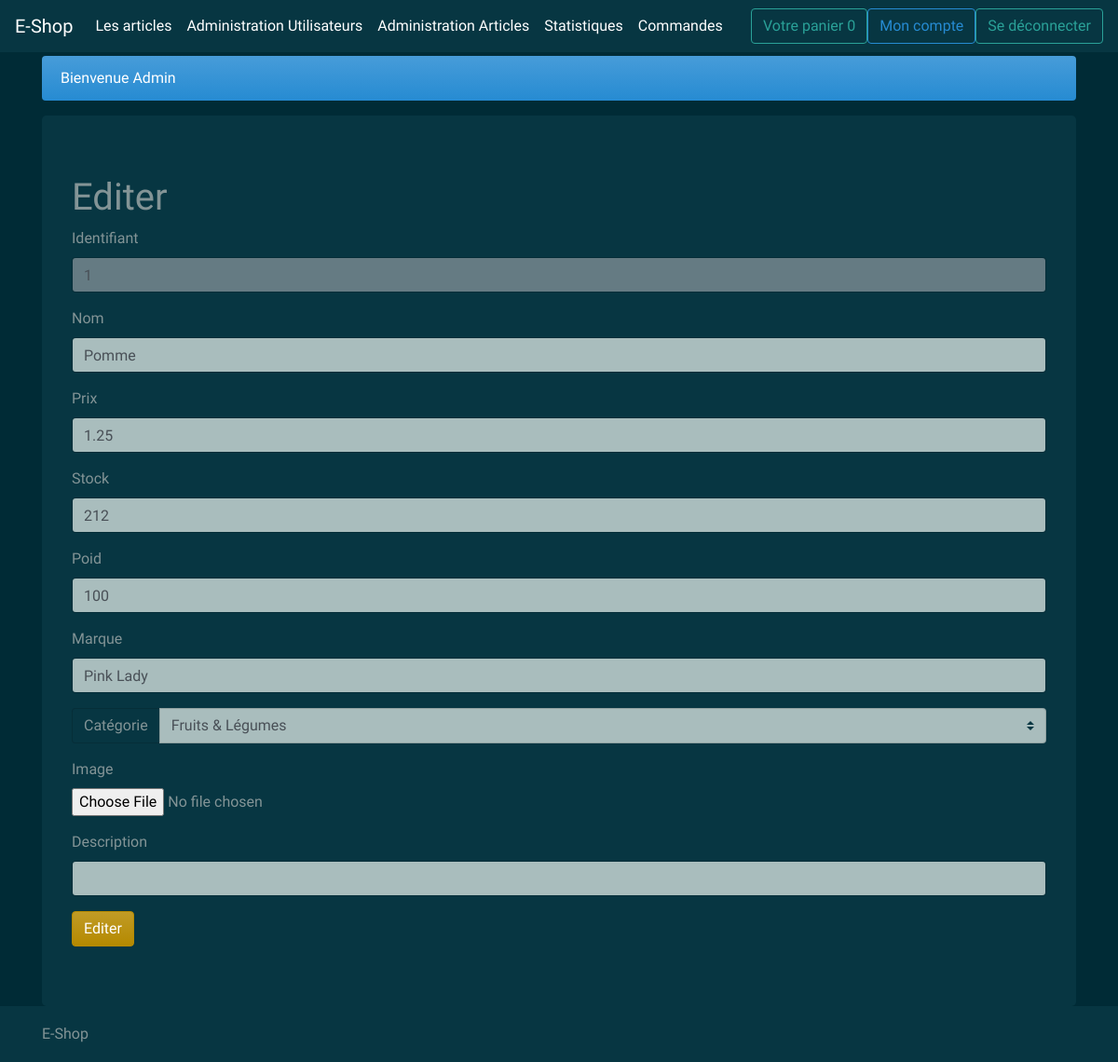
Before: /article/1/edit (signed in) with the older database file.
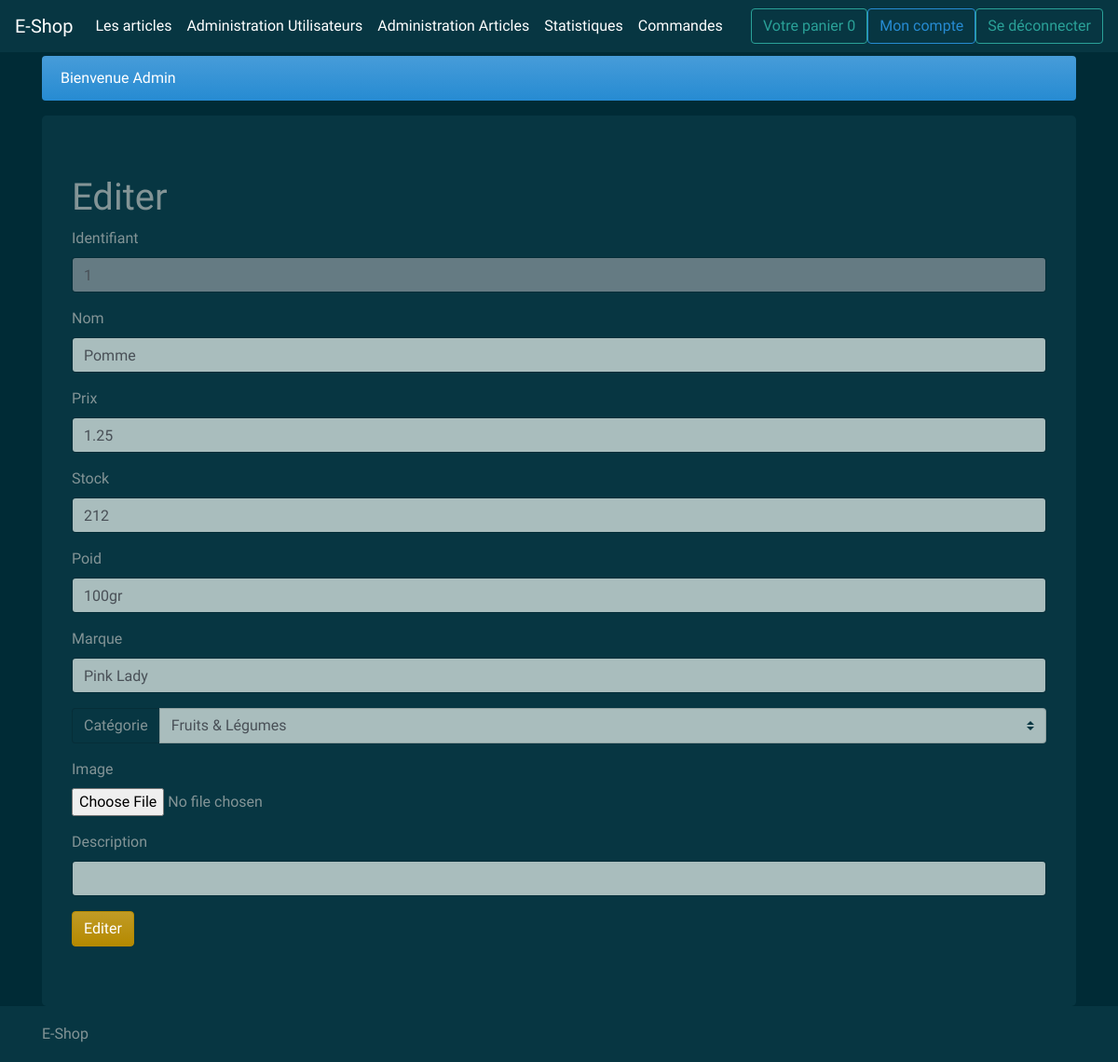
After: the same page with the newer database file.
### tables this page shows
CREATE TABLE `article` (
  `id` int(11) NOT NULL AUTO_INCREMENT,
  `nom` varchar(255) NOT NULL,
  `prix` decimal(9,2) DEFAULT '0.00',
  `stock` int(10) DEFAULT NULL,
  `poid` varchar(10) DEFAULT NULL,
  `marque` varchar(255) DEFAULT NULL,
  `categorieID` int(11) NOT NULL,
  `image` varchar(255) DEFAULT NULL,
  `description` text,
  `actif` tinyint(1) DEFAULT '1',
  PRIMARY KEY (`id`),
  KEY `categorieID` (`categorieID`),
  CONSTRAINT `article_ibfk_1` FOREIGN KEY (`categorieID`) REFERENCES `categorie` (`id`)
);

CREATE TABLE `categorie` (
  `id` int(11) NOT NULL AUTO_INCREMENT,
  `nom` varchar(255) DEFAULT NULL,
  PRIMARY KEY (`id`)
);

### controllers/article_edit.php (called while the page is built, shortened)
<?php
require 'models/articles.php';
require 'models/users.php';
if (empty($_SESSION['id']) || checkUserRole($_SESSION['id']) >= 3) {
    header("Location: " . ROOT_PATH);
    exit();
}
if (REQ_TYPE_ID) {
    $article = getArticleById(REQ_TYPE_ID);
    $article['nom'] = str_replace("_", " ", $article['nom']);
} else {
    header("Location: " . ROOT_PATH . "admin_article");
    exit();
}
$categories = getAllFromCategories();
include 'views/article_edit.php';

### models/db.php (called while the page is built)
<?php
function getDB() {
    try
    {
        $bdd = new PDO('mysql:host=localhost;dbname=superchouette;charset=utf8', ''.BDD_LOGIN.'', ''.BDD_PASS.'', array(PDO::ATTR_ERRMODE => PDO::ERRMODE_EXCEPTION));
        return $bdd;
    }
    catch (Exception $e)
    {
        die('Erreur : ' . $e->getMessage());
    }
}

### models/articles.php (called while the page is built, shortened)
<?php
require_once 'models/db.php';
function getArticleById($id){
    $reponse = getDB()->prepare('SELECT * FROM ARTICLE WHERE id = :id');
    $reponse->execute([':id' => $id]);
    $article = $reponse->fetch();
    return $article;
}
function getAllFromCategories()
{
    $reponse = getDB()->query('SELECT * FROM CATEGORIE');
    $categories = $reponse->fetchAll();
    return $categories;
}
?>

### models/users.php (called while the page is built, shortened)
<?php
require_once 'models/db.php';
function getUserById($id) {
    $reponse = getDB()->prepare('SELECT * FROM UTILISATEUR WHERE id = :id');
    $reponse->execute([':id' => $id]);
    $user = $reponse->fetch();
    return $user;
}
function checkUserRole($id){
    $reponse = getUserById($id);
    return $reponse['roleID'];
}
?>

### views/article_edit.php (the view, shortened to what this page needs)
<form enctype="multipart/form-data" method="POST">
    <div class="form-group">
        <label for="idid">Identifiant</label>
        <input type="text" class="form-control" id="idid" name="id" value="<?= $article['id']?>" readonly>
    </div>
    <div class="form-group">
        <label for="idnom">Nom</label>
        <input type="text" class="form-control" id="idnom" name="nom" value="<?= $article['nom']?>">
    </div>
    <div class="form-group">
        <label for="idprix">Prix</label>
        <input type="number" min="0.00" max="10000.00" step="0.01" class="form-control" id="idprix" name="prix" value="<?= $article['prix']?>">
    </div>
    <div class="form-group">
        <label for="idstock">Stock</label>
        <input type="number" class="form-control" id="idstock" name="stock" value="<?= $article['stock']?>">
    </div>
    <div class="form-group">
        <label for="idpoid">Poid</label>
        <input type="text" class="form-control" id="idpoid" name="poid" value="<?= $article['poid']?>">
    </div>
    <div class="form-group">
        <label for="idmarque">Marque</label>
        <input type="text" class="form-control" id="idmarque" name="marque" value="<?= $article['marque']?>">
    </div>
    <div class="input-group mb-3">
        <div class="input-group-prepend">
            <label class="input-group-text" for="inputGroupSelect01">Catégorie</label>
        </div>
        <select class="custom-select" id="inputGroupSelect01" name="categorieID">
            <?php foreach($categories as $categorie):?>
                <option value=<?=$categorie['id']?> <?php if($categorie['id'] == $article['categorieID']){echo 'selected';} ?>> <?=$categorie['nom']?> </option>
            <?php endforeach?>
        </select>
    </div>
  <div class="form-group">
    <label for="exampleFormControlFile1">Image</label>
    <input type="file" class="form-control-file" id="exampleFormControlFile1" name='image'>
  </div>
    <div class="form-group">
        <label for="iddescription">Description</label>
        <input type="text" class="form-control" id="iddescription" name="description" value="<?= $article['description']?>">
    </div>
    <button type="submit" value="submit" class="btn btn-primary">Editer</button>
</form>
<?php
include 'includes/template.php';
?>

Changed rows visible on the page:
changed article "Pomme": poid "100" → "100gr"
